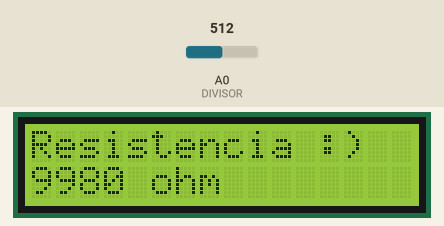
Simulated run of this sketch. Board: Arduino Uno, built with avr-gcc and run on an emulated ATmega328P. Parts: 16×2 character LCD. The test bench sets the inputs (shaded band); at power-on: A0 (DIVISOR) = 512. What the sketch prints to the serial monitor is not drawn.

Above: at 1.2 s.
1.3 s: A0 (DIVISOR) set to 250
At 2.4 s:
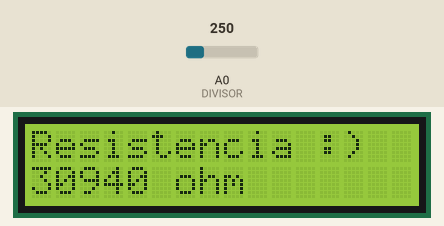
2.8 s: A0 (DIVISOR) set to 227
At 4.0 s:
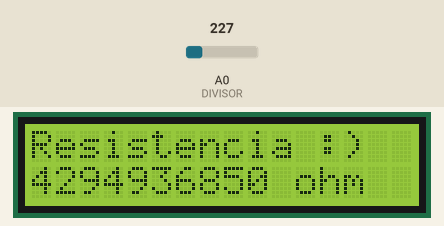
4.3 s: A0 (DIVISOR) set to 306
At 5.3 s:
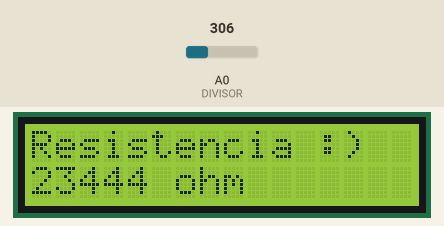
5.8 s: A0 (DIVISOR) set to 122
At 6.9 s:
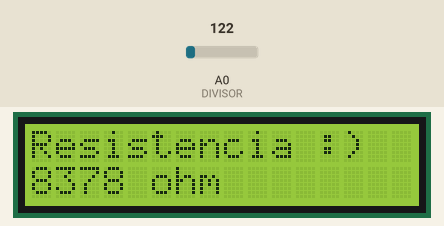
Timing chart, 0 to 8.3 s (numbered marks = the images above; inputs shaded):
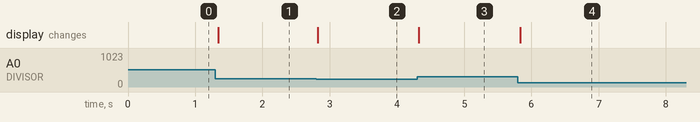

The sketch:

pot.ino
```cpp
/*
 * Fundacion Kinal
 * Centro educativo tecnico laboral Kinal
 * Electronica
 * Grado: Quinto
 * Sección: A
 * Curso: Taller de electronica digital y reparación de computadoras I
 * Nombre: Byron Renato Dávila Santiago
 * Carnet: 2019618
 * Proyecto: Potenciometro
*/
#include <Wire.h>
#include <LiquidCrystal_I2C.h>

#define direccion_lcd 0x27
#define filas 2
#define columnas 16
#define DIVISOR A0

int medicion_resistencia();

//Constructor
LiquidCrystal_I2C LCD_DAVILA(direccion_lcd, columnas, filas);

  void setup() {
    Serial.begin(9600);
    pinMode(DIVISOR, INPUT);
     LCD_DAVILA.init();
  LCD_DAVILA.backlight();
}
void loop() {
  LCD_DAVILA.setCursor(0,0);
  LCD_DAVILA.print("Resistencia :)");
  unsigned long int ohms = medicion_resistencia();
  LCD_DAVILA.setCursor(0,1);
  LCD_DAVILA.print(ohms);
  LCD_DAVILA.print(" ohm          ");
}

 int medicion_resistencia(){
    int LEC = 0;
    int Ve = 5;
    float VR2 = 0;
    float R1 = 10000;
    float R2 = 0;
    float rela = 0;
     LEC = analogRead(DIVISOR);
   if(LEC) {
    rela = LEC * Ve;
    VR2 = (rela)/1024.0;
  rela = (Ve/VR2) -1;
    R2= (R1 * rela)-20;
    Serial.print("Resistancia:");
    Serial.println(R2);
    return R2;
  }
  }
```

Measured:
- after the input at 1.3 s, the display: changes at once (image 1)
- after the input at 2.8 s, the display: changes at once (image 2)
- after the input at 4.3 s, the display: changes at once (image 3)
- after the input at 5.8 s, the display: changes at once (image 4)
